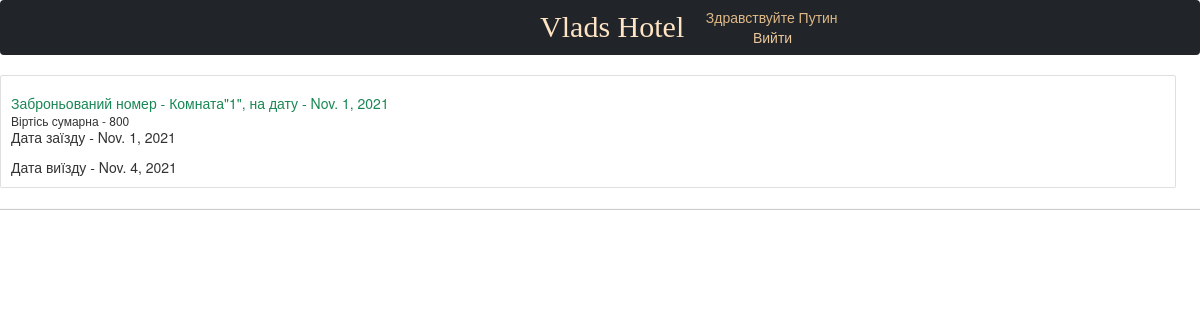
The app's page /profile/huilo1 (signed in) with its own data.
### hostelrent/models.py (models this page shows)
class Order(models.Model):
    room = models.ForeignKey(Room, on_delete=models.CASCADE, verbose_name='Комната', blank=True)
    visitor = models.ForeignKey(User, on_delete=models.CASCADE, verbose_name='Посетитель', blank=True, null=True)
    start_date = models.DateField(verbose_name='Дата вьезда')
    date_of_daparture = models.DateField(verbose_name='Дата выезда')
    total_cost = models.IntegerField(verbose_name='Суммарна стоимость', blank=True, null=True)
    class Meta:
        verbose_name = 'Бронирование'
        verbose_name_plural = 'Бронирования'
    def __str__(self) -> str:
        return f'Бронь "{self.room}"'

class Room(models.Model):
    name = models.CharField(max_length=127, verbose_name='Название Номера')
    number = models.IntegerField(verbose_name='Номер комнаты')
    about = models.TextField(blank = True, verbose_name='Описание номера')
    photo = models.ImageField(upload_to = "photos/%Y/%m/%d/", verbose_name='Фото')
    type_of_number = models.ForeignKey(TypeOfNumber, on_delete=DO_NOTHING, verbose_name='Тип номера')
    rent_pay = models.DecimalField(decimal_places=0, max_digits=5, verbose_name='Стоимость за ночь' )
    cleaner = models.ForeignKey(Cleaner, on_delete=DO_NOTHING, verbose_name='Уборщица')
    class Meta:
        verbose_name = 'Комната'
        verbose_name_plural = 'Комнаты'
    def __str__(self) -> str:
        return f'Комната"{self.number}"'

### hostelrent/views.py (the view)
# urls.py: path('profile/<username>', user_profile, name='user_profile'),
def user_profile(request, username):
    user = User.objects.get(username=username)
    orders = Order.objects.filter( visitor = user)
    print(orders)
    context = {
       "user": user,
       "orders" : orders
    }
    return render(request, 'hostelrent/user_profile.html', context)

### hostelrent/templates/hostelrent/user_profile.html (shortened to what this page needs)
{% extends 'hostelrent/base.html'%}
{% block main %}
{% for order in orders %}
<div class="card" style="width: 98%;">
    <div class="card-body">
      <h5 class="card-title text-success">Заброньований номер  - {{ order.room }},  на дату - {{ order.start_date }} </h5>
      <h6 class="card-subtitle">Віртісь сумарна - {{ order.total_cost }}</h6>
      <p class="card-text">Дата заїзду - {{ order.start_date }}</p>
      <p class="card-text">Дата виїзду - {{ order.date_of_daparture }}</p>
    </div>
</div>
<hr>
{% endfor %}
{% endblock %}

### hostelrent/templates/hostelrent/base.html (shortened to what this page needs)
{% load static %}
<!DOCTYPE HTML>
<html>
 <head>
    <link href="https://cdn.jsdelivr.net/npm/bootstrap@5.1.3/dist/css/bootstrap.min.css" rel="stylesheet">
    <link href="//cdn.bootcss.com/bootstrap/3.3.7/css/bootstrap.min.css" rel="stylesheet">
    <link type="text/css" href="{% static 'hostelrent/css/style.css' %}" rel="stylesheet">
</head>
 <body>
    <div class="navbar-center">
        <nav class="navbar navbar-expand-lg navbar-light bg-dark" >
          <a class="Markermain" href="{% url 'mainpage' %}">Vlads Hotel</a>
          <div class='navdiv'>
          {% if request.user.is_authenticated %}
              <a class="navbar-item1" href="{% url 'user_profile' username=user.username %}">Здравствуйте {{user.first_name}}</a>
              <a class="navbar-item" href="{% url 'logout' %}">Вийти</a>
          {% else %}
              <a class="navbar-item" href="{% url 'login' %}">Війти</a>
              <a class="navbar-item" href="{% url 'register' %}"> Зареєструватися</a>
          {% endif %}
        </div>
        </nav>
    </div>
    {% block main %}
    {% endblock main %}
</body>
</html>

### hostelrent/static/hostelrent/css/style.css (style rules this page uses)
body { margin: 0; padding: 0; }
.Markermain { font-family: 'Merriweather'; font-size: 30px; text-align: left; color: bisque; text-decoration: none; padding-left: 45%; }
.navbar-item { padding-left: 1%; text-decoration: none; color: rgb(236, 200, 155); }
.navbar-item1 { color: burlywood; }
.navdiv { text-align: center; }

### records on screen
Order: room "Комната\"1\"", start_date "Nov. 1, 2021", total_cost "800", date_of_daparture "Nov. 4, 2021"

### other values on screen
{{ user.first_name }} "Путин"
